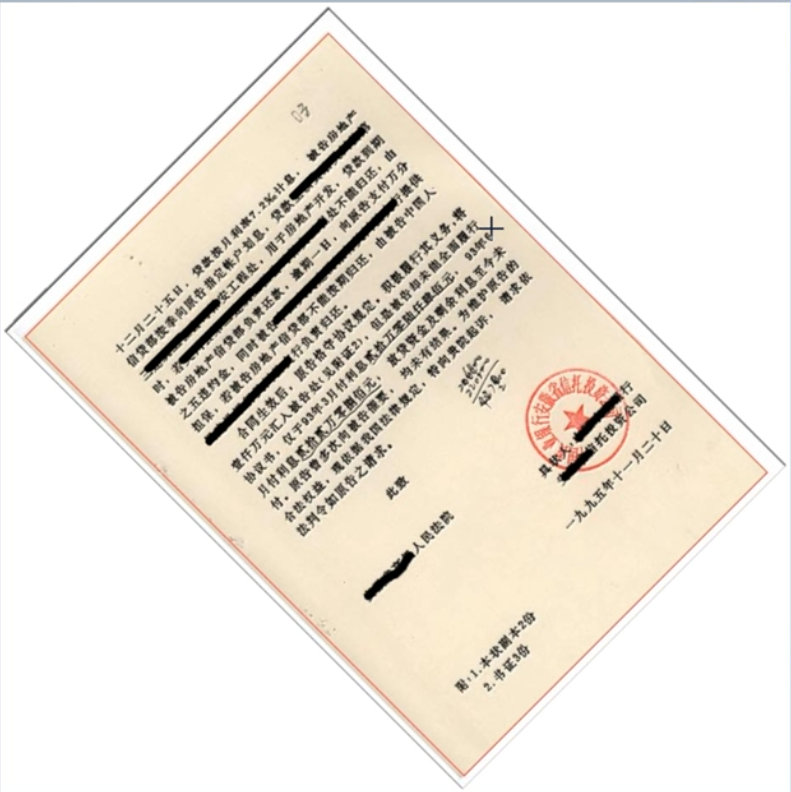
//> input picture opencv03/source/case1-2.png, 791 x 792 px
$ ./case1-2   (built with g++ and OpenCV 4)
//> lines starting //> are read from the running program, lines starting //| are printed output that depends on the picture; after the words box and inside, x2 and y2 are one past the last pixel; in counts of white or black regions, pixels touching at a corner belong together
#include <opencv2/opencv.hpp>
#include <iostream>
#include <math.h>

using namespace cv;
using namespace std;

Mat src, gray_src, dst;
int threshold_value = 210;
int max_level = 255;
const char* output_win = "Contours Result";
const char* roi_win = "Final Result";
void Check_Skew(int, void*);
int main(int argc, char** argv) {
	src = imread("G:/project/c/opencv/opencv03/source/case1-2.png");
//> src is the input picture: 792 rows x 791 cols, CV_8UC3; mean B, G, R 223.2, 232.7, 238.7
	if (src.empty()) {
		printf("could not load image...\n");
		return -1;
	}
	namedWindow("input image", WINDOW_AUTOSIZE);
	imshow("input image", src);
	namedWindow(output_win, WINDOW_AUTOSIZE);
	Check_Skew(0, 0);
	//namedWindow(roi_win, WINDOW_AUTOSIZE);
	//createTrackbar("Threshold:", output_win, &threshold_value, max_level, FindROI);
	//FindROI(0, 0);

	waitKey(0);
	return 0;
}

void Check_Skew(int, void*) {
	Mat canny_output;
	cvtColor(src, gray_src, COLOR_BGR2GRAY);
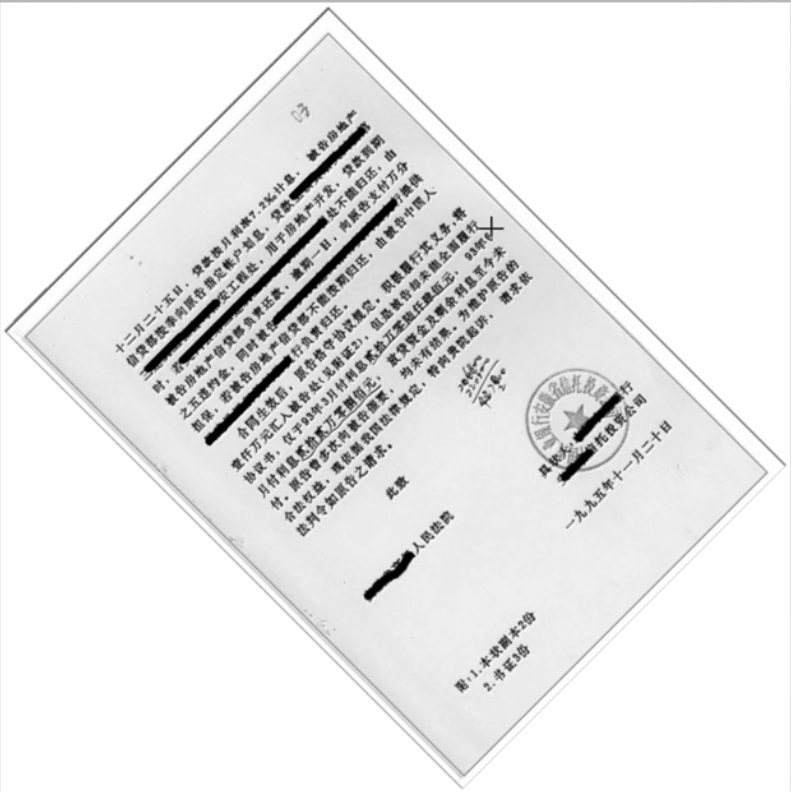
//> gray_src: 792 rows x 791 cols, CV_8UC1; min 0, max 255, mean 233.4
	Canny(gray_src, canny_output, threshold_value, threshold_value * 2, 3, false);
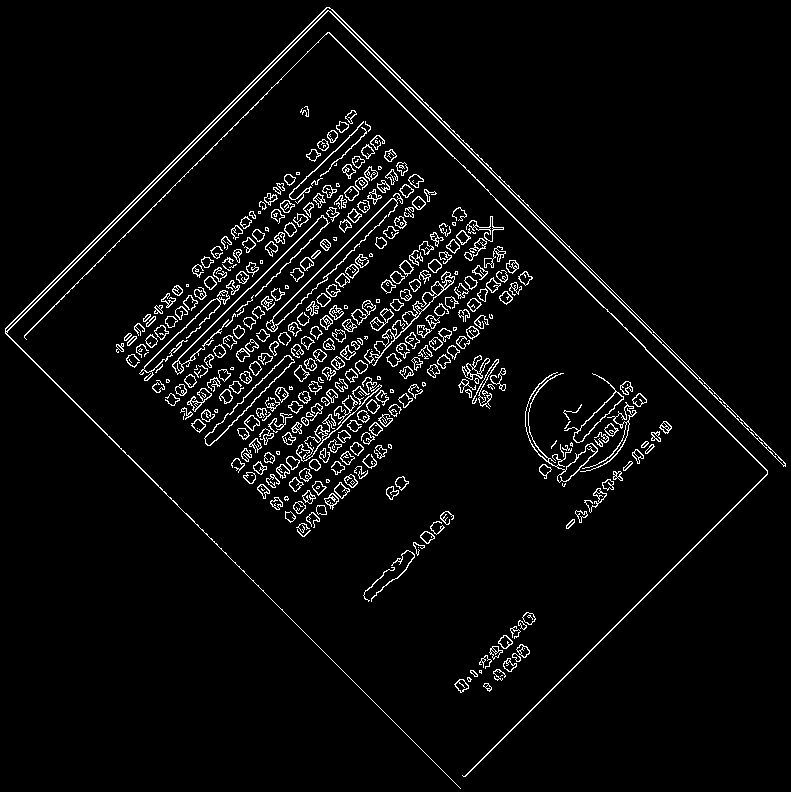
//> canny_output: 792 rows x 791 cols, CV_8UC1; 4.3% white in thin lines or dots

	vector<vector<Point>> contours;
	vector<Vec4i> hireachy;
	findContours(canny_output, contours, hireachy, RETR_TREE, CHAIN_APPROX_SIMPLE, Point(0, 0));
//> contours = 841 contours, 377 with area under 20; largest, box (x1, y1, x2, y2) and area: (5, 7, 786, 789) 3754, (5, 7, 786, 466) 2362, (204, 355, 295, 446) 1158, (204, 355, 295, 446) 1021, (24, 32, 768, 777) 854; hireachy = 841 items, first 8: [4, -1, 1, -1], [2, -1, -1, 0], [3, 1, -1, 0], [-1, 2, -1, 0], [6, 0, 5, -1], [-1, -1, -1, 4], [8, 4, 7, -1], [-1, -1, -1, 6]
	Mat drawImg = Mat::zeros(src.size(), CV_8UC3);
	float maxw = 0;
	float maxh = 0;
	double degree = 0;
	for (size_t t = 0; t < contours.size(); t++) {
		RotatedRect minRect = minAreaRect(contours[t]);
		degree = abs(minRect.angle);
		if (degree > 0) {
			maxw = max(maxw, minRect.size.width);
			maxh = max(maxh, minRect.size.height);
		}
	}
//> this loop made 841 passes
//> (minRect, degree, maxw, maxh) on passes 1 to 9: (centre (487.3, 686.3), size (5.7, 9.2), angle -45, 45, 5.66, 9.19), (centre (488.5, 689), size (2.1, 2.1), angle -45, 45, 5.66, 9.19), (centre (488.3, 687.3), size (4.2, 4.9), angle -45, 45, 5.66, 9.19), (centre (485.5, 684.5), size (4.2, 2.8), angle -45, 45, 5.66, 9.19), (centre (461.2, 685.3), size (10.9, 12.7), angle -38.7, 38.66, 10.93, 12.65), (centre (461.3, 685.2), size (9.8, 11.4), angle -36.9, 36.87, 10.93, 12.65), (centre (469, 679), size (4, 4), angle -90, 90, 10.93, 12.65), (centre (468.5, 679), size (2.1, 3.5), angle -45, 45, 10.93, 12.65), (centre (500.9, 675.3), size (2.2, 0.4), angle -26.6, 26.57, 10.93, 12.65)
//> after the loop, maxw = 460.3; maxh = 649.1
	RNG rng(12345);
	for (size_t t = 0; t < contours.size(); t++) {
		RotatedRect minRect = minAreaRect(contours[t]);
		if (maxw == minRect.size.width && maxh == minRect.size.height ) {
			degree = minRect.angle;
			Point2f pts[4];
			minRect.points(pts);
			Scalar color = Scalar(rng.uniform(0, 255), rng.uniform(0, 255), rng.uniform(0, 255));
			for (int i = 0; i < 4; i++) {
				line(drawImg, pts[i], pts[(i + 1) % 4], color, 2, 8, 0);
			}
		}
	}
//> this loop made 841 passes
//> (minRect, degree) on pass 839: (centre (394.8, 397.3), size (460.3, 649.1), angle -45, -45)
//> minRect on passes 1 to 6: centre (487.3, 686.3), size (5.7, 9.2), angle -45, centre (488.5, 689), size (2.1, 2.1), angle -45, centre (488.3, 687.3), size (4.2, 4.9), angle -45, centre (485.5, 684.5), size (4.2, 2.8), angle -45, centre (461.2, 685.3), size (10.9, 12.7), angle -38.7, centre (461.3, 685.2), size (9.8, 11.4), angle -36.9
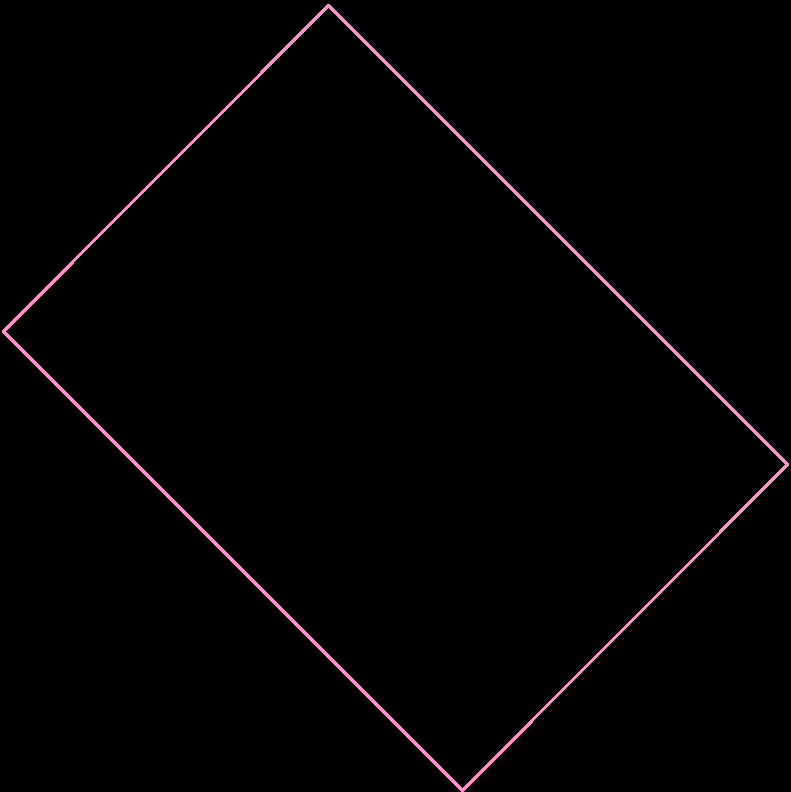
//> drawImg: 792 rows x 791 cols, CV_8UC3; mean B, G, R 2.4, 1.7, 3
	printf("max contours width : %f\n", maxw);
//| max contours width : 460.326508
	printf("max contours height : %f\n", maxh);
//| max contours height : 649.124023
	printf("max contours angle : %f\n", degree);
//| max contours angle : -45.000000
	imshow(output_win, drawImg);

	Point2f center(src.cols / 2, src.rows / 2);//中心点
//> center = Point(395, 396)
	Mat rotm = getRotationMatrix2D(center, -degree, 1.0);//旋转
//> rotm = [[0.707, 0.707, -164.3], [-0.707, 0.707, 395.3]]
	Mat dst;
	warpAffine(src, dst, rotm, src.size(), INTER_LINEAR, 0, Scalar(255, 255, 255));//旋转
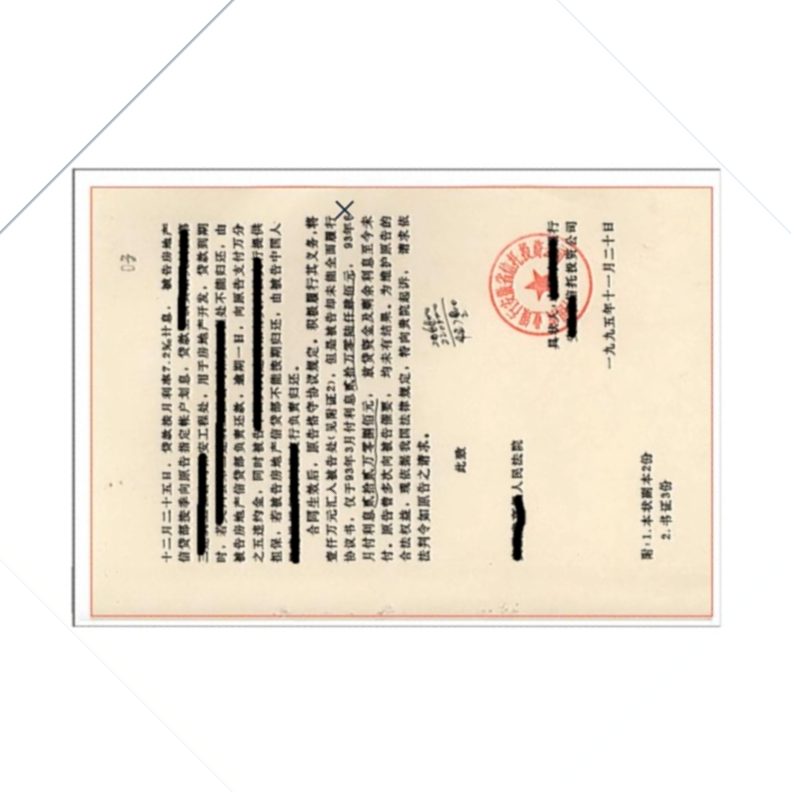
//> dst: 792 rows x 791 cols, CV_8UC3; mean B, G, R 223.3, 232.8, 238.9
	imshow("Correct Image", dst);
}

$ run again, with opencv03/source/case1-1.png copied over opencv03/source/case1-2.png
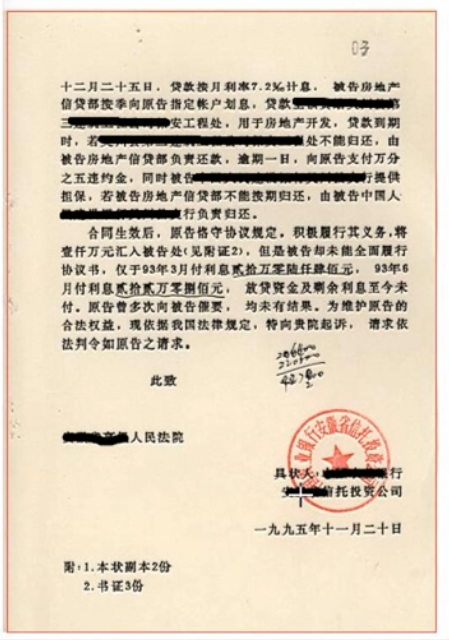
//> input picture opencv03/source/case1-1.png, 449 x 640 px
//> src is the input picture: 640 rows x 449 cols, CV_8UC3; mean B, G, R 187.9, 208.5, 221.9
//> in Check_Skew, `Canny(gray_src, canny_output, threshold_value, threshold_value * 2, 3,..`:
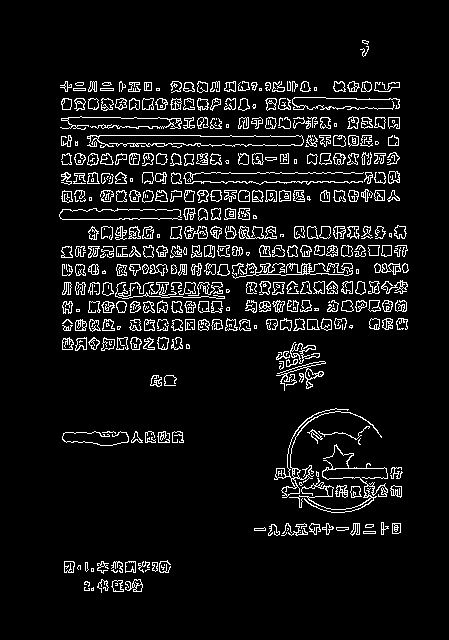
//> canny_output: 640 rows x 449 cols, CV_8UC1; 7.3% white in thin lines or dots, all inside (x1, y1, x2, y2) = (59, 40, 409, 593)
//> contours = 911 contours, 470 with area under 20; largest, box (x1, y1, x2, y2) and area: (232, 263, 353, 279) 522, (274, 408, 382, 498) 350, (309, 263, 353, 276) 272, (289, 444, 388, 513) 233, (238, 226, 277, 239) 186; hireachy = 911 items, first 8: [2, -1, 1, -1], [-1, -1, -1, 0], [3, 0, -1, -1], [4, 2, -1, -1], [7, 3, 5, -1], [-1, -1, 6, 4], [-1, -1, -1, 5], [12, 4, 8, -1]
//> the loop in Check_Skew, `for (size_t t = 0; t < contours.size(); t++)` made 911 passes
//> (minRect, degree, maxw, maxh) on passes 1 to 6: (centre (92, 588.5), size (3, 2), angle -90, 90, 3, 2), (centre (92, 589), size (1.4, 1.4), angle -45, 45, 3, 2), (centre (86.5, 588.5), size (3, 5), angle -90, 90, 3, 5), (centre (86.7, 583.1), size (4, 5.8), angle -63.4, 63.43, 4.02, 5.81), (centre (117, 585.5), size (11, 12), angle -90, 90, 11, 12), (centre (117.5, 585.5), size (11, 11), angle -90, 90, 11, 12)
//> after the loop in Check_Skew, `for (size_t t = 0; t < contours.size(); t++)`: maxw = 120.2; maxh = 216
//> the loop in Check_Skew, `for (size_t t = 0; t < contours.size(); t++)` made 911 passes
//> minRect on passes 1 to 3: centre (92, 588.5), size (3, 2), angle -90, centre (92, 589), size (1.4, 1.4), angle -45, centre (86.5, 588.5), size (3, 5), angle -90
//| max contours width : 120.223114
//| max contours height : 216.000000
//| max contours angle : 45.000000
//> rotm = [[0.707, -0.707, 291.9], [0.707, 0.707, -64.67]]
//> in Check_Skew, `warpAffine(src, dst, rotm, src.size(), INTER_LINEAR, 0, Scalar(255, 25..`:
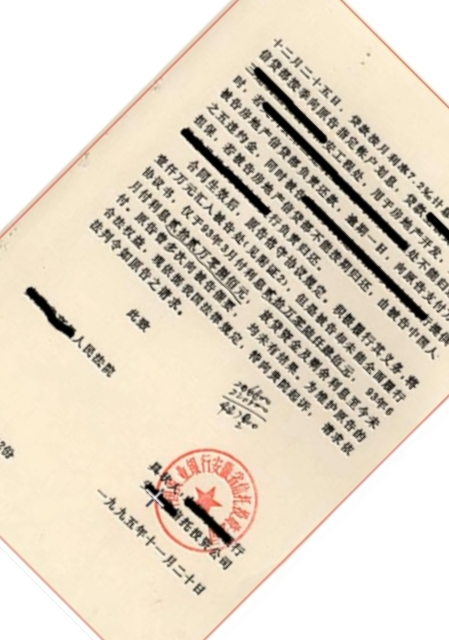
//> dst: 640 rows x 449 cols, CV_8UC3; mean B, G, R 198.7, 215.1, 225.7
